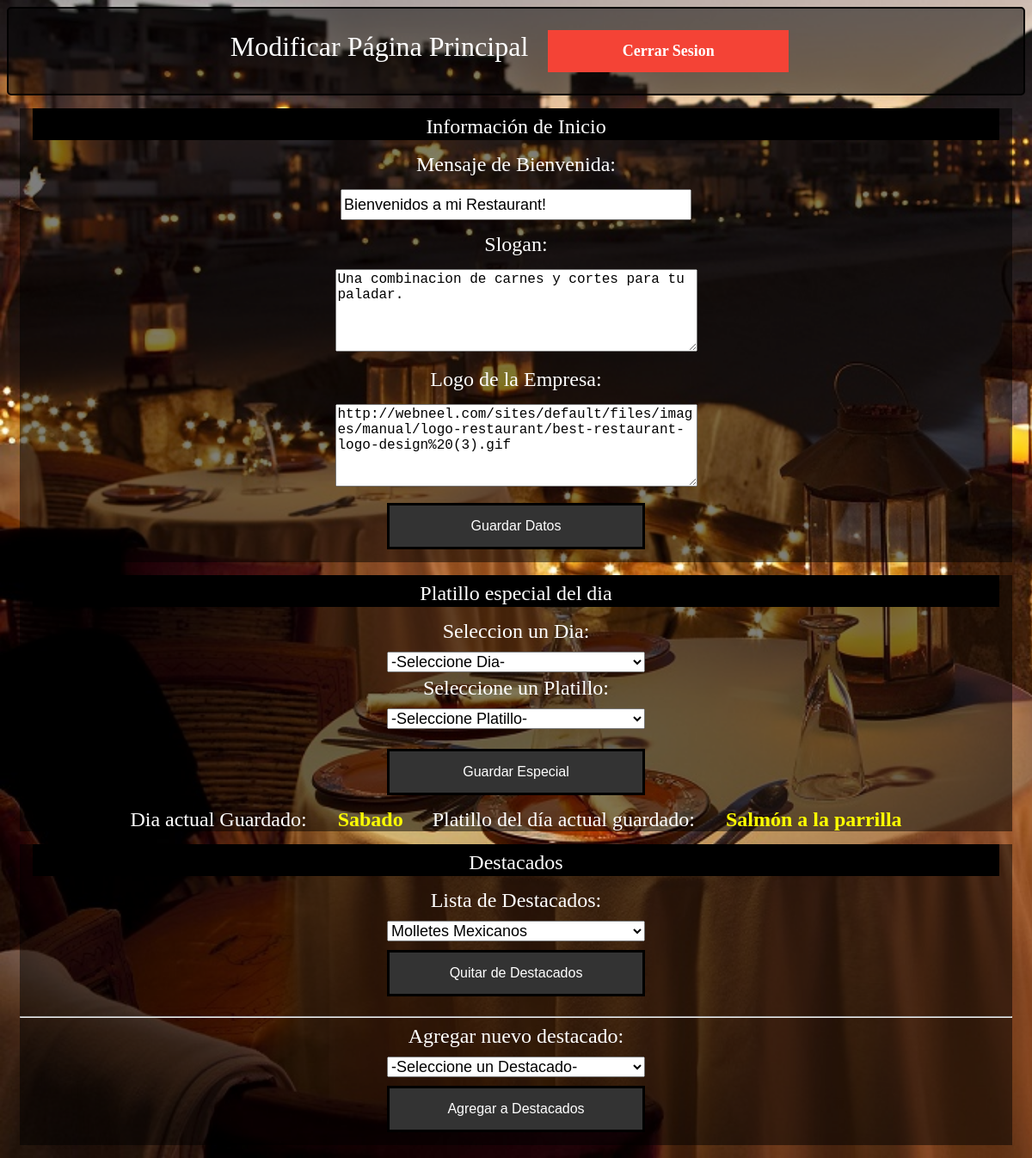
The page /Administrador/Inicio.php (signed in) on the database as committed earlier.
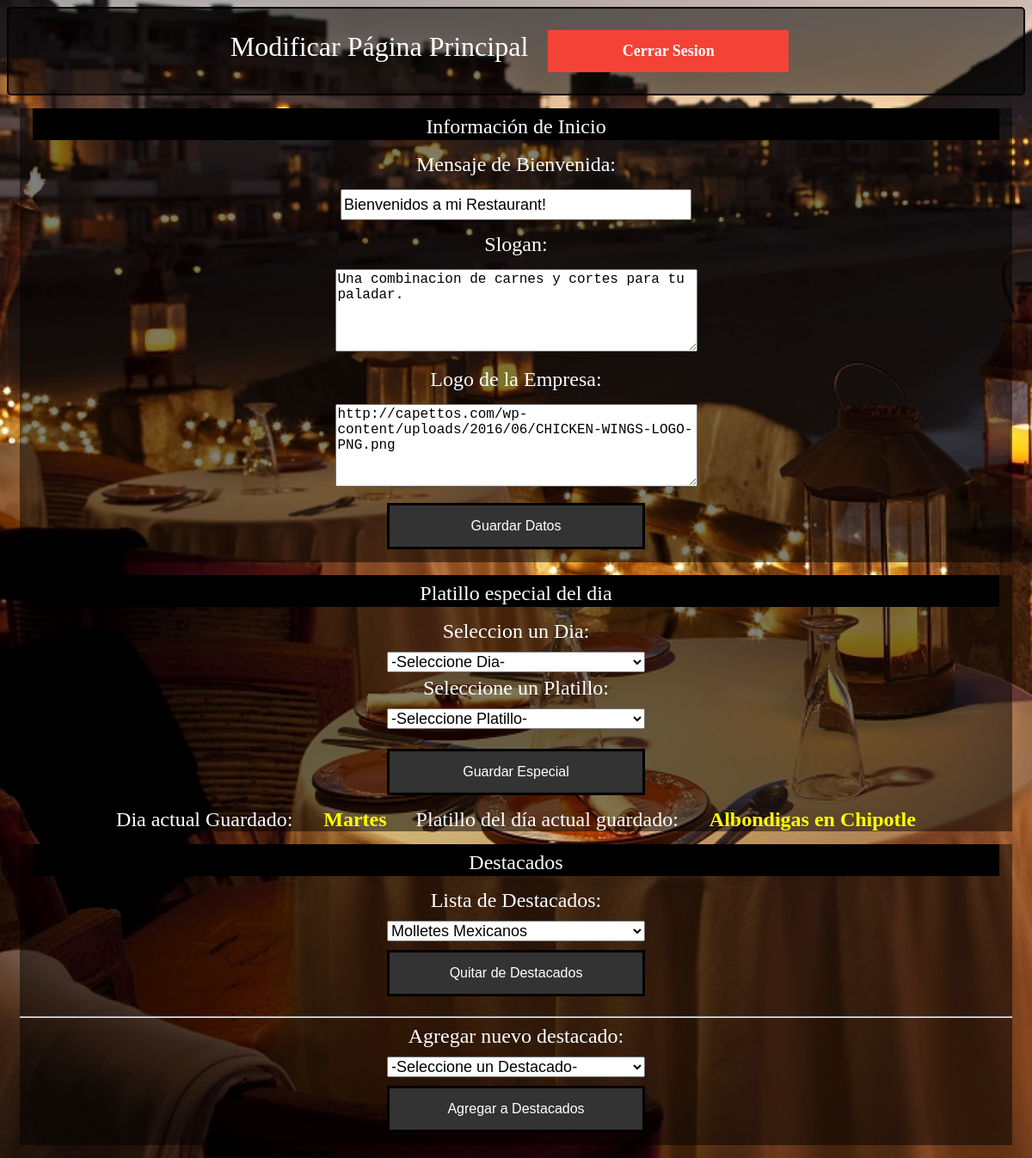
The same page on the database as committed later.
### tables this page shows
CREATE TABLE `Contacto` (
  `idContacto` int(11) NOT NULL AUTO_INCREMENT,
  `Nombre` varchar(45) DEFAULT NULL,
  `Telefono` int(11) DEFAULT NULL,
  `Telefono2` int(11) DEFAULT NULL,
  `Email` varchar(45) DEFAULT NULL,
  `Direccion` varchar(150) DEFAULT NULL,
  `Maps` varchar(500) DEFAULT NULL,
  `Horario` varchar(200) DEFAULT NULL,
  `titulo_inicio` varchar(100) DEFAULT NULL,
  `slogan` varchar(200) DEFAULT NULL,
  `logo_empresa` varchar(10000) DEFAULT NULL,
  PRIMARY KEY (`idContacto`)
);

CREATE TABLE `Especial_del_dia` (
  `idEspecial_del_dia` int(11) NOT NULL,
  `id_Platillo` int(11) DEFAULT NULL,
  `Dia` varchar(20) DEFAULT NULL,
  PRIMARY KEY (`idEspecial_del_dia`),
  KEY `Platillo_idx` (`id_Platillo`),
  CONSTRAINT `Platillo` FOREIGN KEY (`id_Platillo`) REFERENCES `Platillo` (`idPlatillo`) ON DELETE NO ACTION ON UPDATE NO ACTION
);

CREATE TABLE `Platillo` (
  `idPlatillo` int(11) NOT NULL AUTO_INCREMENT,
  `Nombre` varchar(500) DEFAULT NULL,
  `Descripcion` varchar(500) DEFAULT NULL,
  `Sugerencia` varchar(1000) DEFAULT NULL,
  `Costo` double DEFAULT NULL,
  `Tipo_Platillo` varchar(50) DEFAULT NULL,
  `Img` varchar(10000) DEFAULT NULL,
  PRIMARY KEY (`idPlatillo`)
);

### Administrador/php/Conectar.php (called while the page is built, shortened)
<?php
	class Conectar
	{
		public function getConexion(){
			$mysql = new mysqli("127.0.0.1","root","linux123","RestaurantDB");
			return $mysql;
		}
		public function getInfoInicio()
		{
			$sql= $this->getConexion();
			$query  = "select titulo_inicio,slogan,logo_empresa from Contacto;";
			$res = $sql->query($query);
			return $res;
		}
		public function getPlatilloDia()
		{
			$sql= $this->getConexion();
			$query  = "select e.idEspecial_del_dia,p.Nombre,e.Dia ,p.idPlatillo from Especial_del_dia e, Platillo p
 where p.Nombre = (select Nombre from Platillo where idPlatillo = e.id_Platillo) ;";
			$res = $sql->query($query);
			return $res;
		}
		public function getDestacados()
		{
			$sql= $this->getConexion();
			$query  = " select d.idDestacados,p.Nombre
 from Destacados d , Platillo p
 where p.Nombre = (select Nombre from Platillo where idPlatillo = d.idPlatillo) ;";
			$res = $sql->query($query);
			return $res;
		}
	}
?>

### Administrador/Inicio.php (the view, shortened to what this page needs)
<!DOCTYPE html>
<html>
<head>
	<link rel="stylesheet" type="text/css" href="css/Inicio.css">
</head>
<body>
	<?php
		require "php/Conectar.php";
		$con = new Conectar();
	 ?>
	<div class="menu_principal">
		Modificar Página Principal <a href="php/logout.php">Cerrar Sesion</a>
	</div>
	<div class="encabezado">
		<div class="titulo">
			<label>Información de Inicio</label>
		</div>
		<?php
			$datos = $con->getInfoInicio();
			$fila = $datos->fetch_assoc();
		 ?>
		<form action="Inicio.php" method="post">
			<div>
				<label>Mensaje de Bienvenida: </label>
				<br>
				<?php
				 echo "<input type='text' name='mensaje'  required  value='".$fila['titulo_inicio']."'>";
				?>
			</div>
			<div>
				<label>Slogan: </label>
				<br>
				<?php echo
					"<textarea cols='40' rows='5' name='slogan' required>".$fila['slogan']."</textarea>";
				 ?>
			</div>
			<div>
				<label>Logo de la Empresa: </label>
				<br>
				<?php echo
					"<textarea cols='40' rows='5' name='logo' required>".$fila['logo_empresa']."</textarea>";
				 ?>
			</div>
			<div>
				<button name="btn_1">Guardar Datos</button>
			</div>
		</form>
	</div>
	<div class="encabezado">
		<div class="titulo">
			<label>Platillo especial del dia</label>
		</div>
			<?php
				$actual = $con->getPlatilloDia();
			 ?>
			 <form action="Inicio.php" method="post">
					 <div>
						<label>Seleccion un Dia: </label>
						<br>
						<select required name="dia">
						<option value="">-Seleccione Dia-</option>
					</select>
					<br>
					<label>Seleccione un Platillo: </label>
						<br>
						<select name="platillo" required>
							<option value="">-Seleccione Platillo-</option>
						</select>
						<br>
						<br>
						<button name='btn_2'>Guardar Especial</button>
					</div>
			 </form>
			<div>
				<label>Dia actual Guardado: </label>
				<?php
				$fila = $actual->fetch_assoc();
				echo
					"
						<label class='valor_texto'>".$fila['Dia']."</label>
					";
				 ?>
				<label>Platillo del día actual guardado: </label>
				<?php echo
					"
						<label class='valor_texto'>".$fila['Nombre']."</label>
					";
				 ?>
			</div>
	</div>
		<div class="encabezado">
		<div class="titulo">
			<label>Destacados</label>
		</div>
			<?php
				$reg2 = $con->getDestacados();
			 ?>
			<div class="destacado1">
				<form action='Inicio.php' method='post'>
					<label>Lista de Destacados: </label>
					<br>
					<select name='destacados'>
						<?php
							while ($f = $reg2->fetch_assoc()) {
								echo "
									<option value = '".$f['idDestacados']."'>".$f['Nombre']."</option>
								";
							}
						 ?>
					</select>
					<br>
					<button name="btn_3">Quitar de Destacados</button>
				</form>
			</div>
			<div class="panel_destacados">
				<form action='Inicio.php' method='post'>
					<hr>
					<label>Agregar nuevo destacado: </label>
					<br>
					<select name="destacados" required>
						<option value=''>-Seleccione un Destacado-</option>
						<br>
					</select>
					<br>
					<button name="btn_4">Agregar a Destacados</button>
				</form>
			</div>
		</div>
</body>
</html>

Rows that differ between the two databases and show on the page:
changed contacto "Bienvenidos a mi Restaurant!": logo "http://webneel.com/sites/default/files/images/manual/logo-restaurant/best-restaurant-logo-design%20(3).gif" → "http://capettos.com/wp-content/uploads/2016/06/CHICKEN-WINGS-LOGO-PNG.png"
changed especial_del_dia: Dia "Sabado" → "Martes"; id_Platillo.Nombre "Salmón a la parrilla" → "Albondigas en Chipotle"
